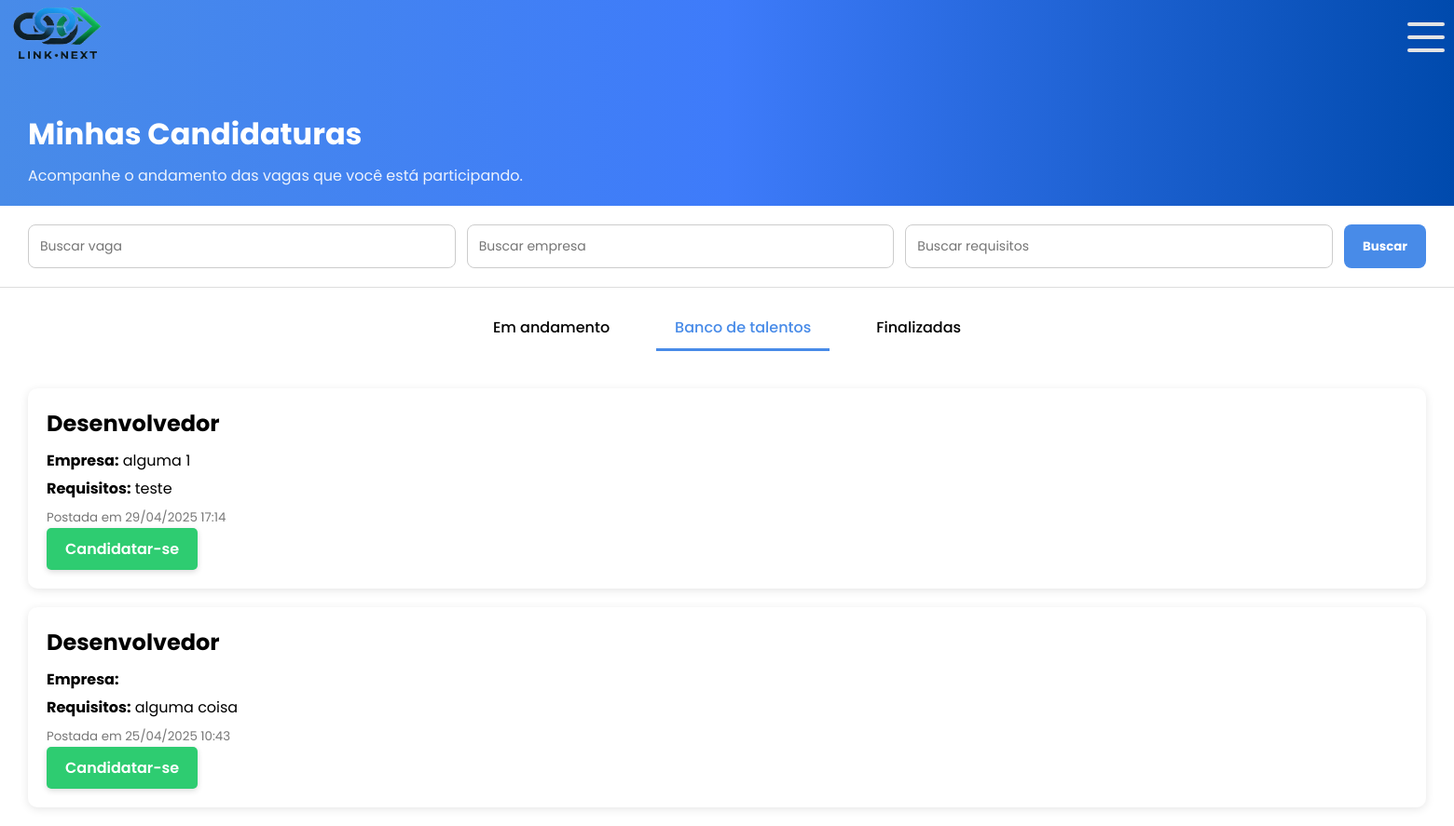
The app's page /candidato/minhas_candidaturas.php (signed in) with its own data.
### tables this page shows
CREATE TABLE `vagas` (
  `id` int(11) NOT NULL,
  `empresa_id` int(11) NOT NULL,
  `descricao` text NOT NULL,
  `requisitos` text DEFAULT NULL,
  `data_postagem` timestamp NOT NULL DEFAULT current_timestamp()
);

CREATE TABLE `empresas` (
  `id` int(11) NOT NULL,
  `nome_empresa` varchar(255) NOT NULL,
  `email_empresa` varchar(255) NOT NULL,
  `cnpj_empresa` varchar(18) NOT NULL,
  `endereco_empresa` text NOT NULL,
  `telefone_empresa` varchar(15) NOT NULL,
  `area_atuacao` varchar(100) NOT NULL,
  `senha_empresa` varchar(255) NOT NULL,
  `created_at` timestamp NOT NULL DEFAULT current_timestamp(),
  `tipo_usuario` enum('candidato','empresa') NOT NULL DEFAULT 'empresa',
  `google_id` varchar(255) DEFAULT NULL
);

### candidato/minhas_candidaturas.php (the view, shortened to what this page needs)
<?php
require '../conexao.php';
$usuarioId = $_SESSION['usuario']['id'];
$aba       = $_GET['aba'] ?? 'banco';
$descricao  = $_GET['descricao']  ?? '';
$empresa    = $_GET['empresa']    ?? '';
$requisitos = $_GET['requisitos'] ?? '';
$where  = [];
$params = [];
$clause = $where ? ' AND '.implode(' AND ', $where) : '';
$sqlB = "
    SELECT
      v.id,
      v.descricao,
      v.requisitos,
      v.data_postagem,
      e.nome_empresa
    FROM vagas v
    JOIN empresas e ON v.empresa_id = e.id
   WHERE NOT EXISTS (
           SELECT 1
             FROM candidato_vaga cv
            WHERE cv.vaga_id      = v.id
              AND cv.candidato_id = :usuario_id
              AND cv.status IN ('em_andamento','finalizada')
         )
     $clause
ORDER BY v.data_postagem DESC
";
$stmtBanco = $pdo->prepare($sqlB);
$stmtBanco->execute(array_merge(['usuario_id' => $usuarioId], $params));
$vagasBancoTalentos = $stmtBanco->fetchAll(PDO::FETCH_ASSOC);
switch ($aba) {
    case 'banco':
    default:            $vagas = $vagasBancoTalentos; break;
}
?>
<!DOCTYPE html>
<html lang="pt-BR">
<head>
  <link rel="stylesheet" href="/projeto_rh/css/minhascandidaturas.css">
</head>
<body>
  <header>
    <div class="logo">
    <img src="/Projeto_RH/html/Assets/IMG/Link_Next_Logo_sem_fundo.png" alt="">
    </div>
  <div class="resp-but">
      <label for="checkbox" class="toggle">
        <div class="bars" id="bar1"></div>
        <div class="bars" id="bar2"></div>
        <div class="bars" id="bar3"></div>
      </label>
    </div>
  </header>
  <section class="hero">
    <h1>Minhas Candidaturas</h1>
    <p>Acompanhe o andamento das vagas que você está participando.</p>
  </section>
  <form method="GET" class="search-section">
    <input name="descricao"  placeholder="Buscar vaga"    value="<?=htmlspecialchars($descricao)?>">
    <input name="empresa"    placeholder="Buscar empresa"  value="<?=htmlspecialchars($empresa)?>">
    <input name="requisitos" placeholder="Buscar requisitos" value="<?=htmlspecialchars($requisitos)?>">
    <button type="submit">Buscar</button>
  </form>
  <div class="tabs">
    <div class="<?=$aba==='andamento'?'active':''?>"    onclick="mudarAba('andamento')">Em andamento</div>
    <div class="<?=$aba==='banco'?'active':''?>"         onclick="mudarAba('banco')">Banco de talentos</div>
    <div class="<?=$aba==='finalizadas'?'active':''?>"   onclick="mudarAba('finalizadas')">Finalizadas</div>
  </div>
  <?php if(count($vagas)>0): ?>
    <?php foreach($vagas as $vaga): ?>
      <div class="vaga">
        <h2><?=htmlspecialchars($vaga['descricao'])?></h2>
        <p><strong>Empresa:</strong> <?=htmlspecialchars($vaga['nome_empresa'])?></p>
        <p><strong>Requisitos:</strong> <?=htmlspecialchars($vaga['requisitos'])?></p>
        <small>Postada em <?=date('d/m/Y H:i',strtotime($vaga['data_postagem']))?></small>
        <?php if($aba==='banco'): ?>
          <form method="POST">
            <button name="candidatar">Candidatar-se</button>
          </form>
        <?php endif; ?>
      </div>
    <?php endforeach; ?>
  <?php else: ?>
    <div class="empty-state">
      <p>Nenhuma vaga encontrada nesta aba.</p>
    </div>
  <?php endif; ?>
</body>
</html>

### css/minhascandidaturas.css (style rules this page uses)
* { margin: 0; padding: 0; box-sizing: border-box; font-family: "Poppins", sans-serif; }
header { background: linear-gradient(90deg, #488BE8 0%, #3e7bfa 50%, #004aad 100%); width: 100%; height: 80px; display: flex; }
.resp-but { margin-top: 20px; }
.logo img { height: 70px; width: 100px; margin-left: 10px; margin-right: 1400px; }
.toggle { position: relative; width: 40px; height: 40px; cursor: pointer; display: flex; flex-direction: column; align-items: center; justify-content: center; gap: 10px; transition-duration: .3s; }
.bars { width: 100%; height: 4px; background-color: #e4e4e4; border-radius: 5px; transition-duration: .3s; }
.hero { padding: 40px 30px 20px; background: linear-gradient(90deg, #488BE8 0%, #3e7bfa 50%, #004aad 100%); color: white; }
.hero h1 { margin: 0; font-size: 32px; }
.hero p { margin-top: 8px; font-size: 16px; opacity: 0.9; }
.search-section { background-color: white; padding: 20px 30px; display: flex; gap: 12px; border-bottom: 1px solid #ddd; }
.search-section input { padding: 12px; border: 1px solid #ccc; border-radius: 8px; font-size: 14px; flex: 1; }
.search-section button { background-color:#488BE8 ; color: white; padding: 12px 20px; border: none; border-radius: 8px; font-weight: bold; cursor: pointer; transition: .2s all ease-in-out; }
.tabs { display: flex; justify-content: center; gap: 30px; padding: 20px; background: #fff; }
.tabs div { padding: 10px 20px; cursor: pointer; font-weight: 500; border-bottom: 3px solid transparent; }
.tabs .active { border-color: #488BE8; color: #488BE8; }
.vaga { background-color: #fff; margin: 20px 30px; padding: 20px; border-radius: 10px; box-shadow: 0 2px 10px rgba(0,0,0,0.1); }
.vaga h2 { margin: 0 0 10px; }
.vaga p { margin: 5px 0; }
.vaga small { color: #777; }

### candidato/minhas_candidaturas.php (style rules this page uses)
.hero h1 { margin: 0; font-size: 32px; }
.hero p { margin-top: 8px; font-size: 16px; opacity: 0.9; }
.search-section { background-color: white; padding: 20px 30px; display: flex; gap: 12px; border-bottom: 1px solid #ddd; }
.search-section input { padding: 12px; border: 1px solid #ccc; border-radius: 8px; font-size: 14px; flex: 1; }
button[name="candidatar"] { background-color: #2ecc71; color: #fff; padding: 10px 20px; border: none; border-radius: 5px; font-size: 1rem; font-weight: 600; cursor: pointer; box-shadow: 0 2px 6px rgba(0,0,0,0.15); transition: .3s all ease-in-out; }
.tabs { display: flex; justify-content: center; gap: 30px; padding: 20px; background: #fff; }
.tabs div { padding: 10px 20px; cursor: pointer; font-weight: 500; border-bottom: 3px solid transparent; }
.vaga { background-color: #fff; margin: 20px 30px; padding: 20px; border-radius: 10px; box-shadow: 0 2px 10px rgba(0,0,0,0.1); }
.vaga h2 { margin: 0 0 10px; }
.vaga p { margin: 5px 0; }
.vaga small { color: #777; }

### records on screen
vagas: descricao "Desenvolvedor", empresa.nome_empresa "alguma 1", requisitos "teste", data_postagem "29/04/2025 17:14"
vagas: descricao "Desenvolvedor", requisitos "alguma coisa", data_postagem "25/04/2025 10:43"
